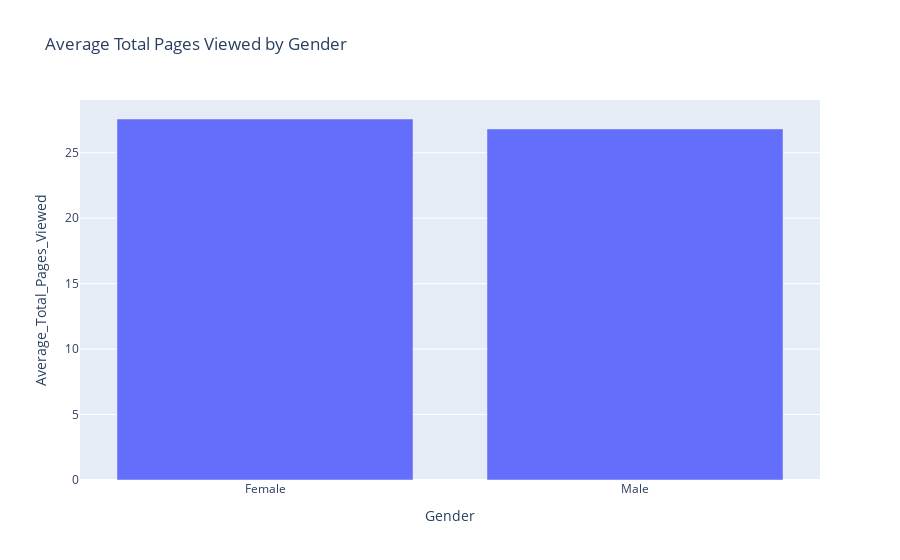

This figure's notebook cell:
### Markdown cell above
The above scatter plot shows no consistent pattern or strong association between the time spent browsing products and the total number of pages viewed. It indicates that customers are not necessarily exploring more pages if they spend more time on the website, which might be due to various factors such as the website design, content relevance, or individual user preferences.

### Code cell
# Grouped Analysis
gender_grouped = data.groupby('Gender')['Total_Pages_Viewed'].mean().reset_index()
gender_grouped.columns = ['Gender', 'Average_Total_Pages_Viewed']
fig = px.bar(gender_grouped, x='Gender', y='Average_Total_Pages_Viewed',
             title='Average Total Pages Viewed by Gender')
fig.show()

### Figure 1 — Plotly figure (JSON) as saved in the notebook; plotly's stock layout.template omitted (floating-point values rounded to 4 significant figures)
{"data": [{"alignmentgroup": "True", "hovertemplate": "Gender=%{x}<br>Average_Total_Pages_Viewed=%{y}<extra></extra>", "legendgroup": "", "marker": {"color": "#636efa", "pattern": {"shape": ""}}, "name": "", "offsetgroup": "", "orientation": "v", "showlegend": false, "textposition": "auto", "type": "bar", "x": ["Female", "Male"], "xaxis": "x", "y": [27.58, 26.82], "yaxis": "y"}], "layout": {"barmode": "relative", "legend": {"tracegroupgap": 0}, "title": {"text": "Average Total Pages Viewed by Gender"}, "xaxis": {"anchor": "y", "domain": [0, 1], "title": {"text": "Gender"}}, "yaxis": {"anchor": "x", "domain": [0, 1], "title": {"text": "Average_Total_Pages_Viewed"}}}}
